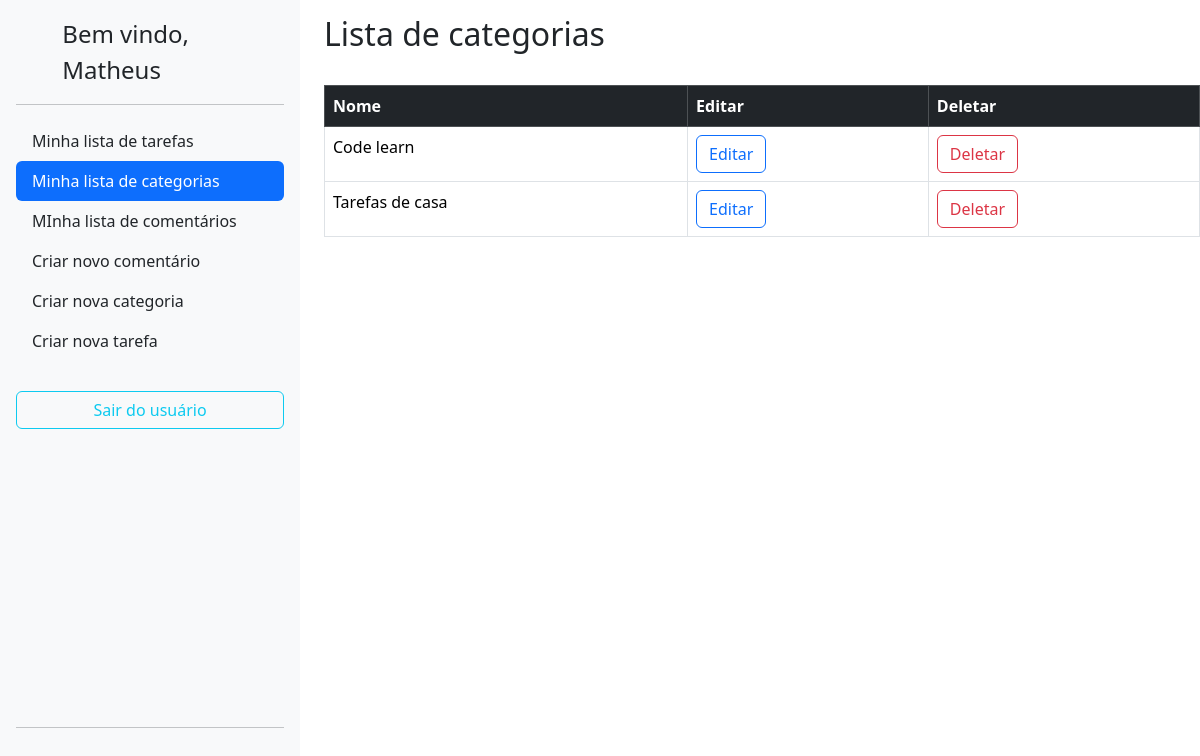
The app's page /category/ (signed in) with its own data.
### lizetest/accounts/models.py (models this page shows, shortened)
class User(AbstractBaseUser, PermissionsMixin):
	username = models.CharField(
		_('username'),
		max_length=150,
		unique=True,
		help_text=('150 caracteres ou menos. Letras, números e @/./+/-/_ apenas.'),
		error_messages={
			'unique': _("A user with that username already exists."),
		},
		null=True,
		blank=True
	)
	name = models.CharField(_('name'), max_length=100, blank=True)
	email = models.EmailField(_('email address'), unique=True)
	is_staff = models.BooleanField(
		_('staff status'),
		default=False,
		help_text=_('Designates whether the user can log into this admin site.'),
	)
	is_active = models.BooleanField(
		_('active'),
		default=True,
		help_text=_(
			'Designates whether this user should be treated as active. '
			'Unselect this instead of deleting accounts.'
		),
	)
	filtro = models.CharField(max_length=50,default='created_at')
	objects = UserManager()
	EMAIL_FIELD = 'email'
	USERNAME_FIELD = 'username'
	REQUIRED_FIELDS = ['email']
	class Meta:
		verbose_name = 'usuário'
		verbose_name_plural = 'usuários'

### lizetest/category/models.py (models this page shows, shortened)
class Category(BaseModel):
    name = models.CharField(max_length=255)
    author = models.ForeignKey(User,on_delete=models.CASCADE,blank=True)

### lizetest/category/views.py (the view)
# urls.py: path('', CategoryListView.as_view(), name='category_list'),
class CategoryListView(ListView,BaseViews):
    model = Category
    template_name = 'category_list.html'
    context_object_name = 'categorias'
    def get_queryset(self):
        return Category.objects.filter(author=self.request.user)
    def get_context_data(self, **kwargs):
        context = super().get_context_data(**kwargs)
        context['user'] = self.request.user.username
        return context

### lizetest/core/models.py (called while the page is built)
    def dispatch(self, request, *args, **kwargs):
        if not request.user.is_authenticated:
            return redirect('accounts:login')
        return super().dispatch(request, *args, **kwargs)

### lizetest/category/templates/category_list.html (shortened to what this page needs)
{% extends 'base.html' %}
  {% block content %}
  <div class="row">
    <div class="col-auto">
      {% include 'sidebar.html' %}
    </div>
    <div class="col">
      <h2 style="padding-top: 15px;">Lista de categorias</h2><br>
      <table class="table table-bordered">
        <thead>
          <tr class="table-dark">
            <th scope="col">Nome</th>
            <th scope="col">Editar</th>
            <th scope="col">Deletar</th>
          </tr>
        </thead>
        <tbody>
          {% for categoria in categorias %}
          <tr>
            <td>{{categoria.name}}</td>
            <td>
              <a href="{% url 'category:category_edit' pk=categoria.pk %}">
                <button type="button" class="btn btn-outline-primary">Editar</button>
              </a>
            </td>
            <td><a href="{% url 'category:category_delete' pk=categoria.pk %}">
              <button type="button" class="btn btn-outline-danger">Deletar</button>
            </a>
          </td>
          </tr>
          {% endfor %}
        </tbody>
      </table>
      {% endblock %}

### lizetest/core/templates/sidebar.html (shortened to what this page needs)
<div class="d-flex flex-column flex-shrink-0 p-3 bg-light" style="width:300px; height: 95vh;">
    <a href="/" class="d-flex align-items-center mb-3 mb-md-0 me-md-auto link-dark text-decoration-none">
        <svg class="bi me-2" width="40" height="32">
            <use xlink:href="#bootstrap" />
        </svg>
        <span class="fs-4">Bem vindo, {{user}}</span>
    </a>
    <hr>
    <ul class="nav nav-pills flex-column mb-auto">
        <li class="nav-item">
            <a href="{% url 'todo:task_list' %}"
                class="nav-link {% if request.resolver_match.url_name == 'task_list' %}active{% else %}link-dark{% endif %}"
                aria-current="page">
                Minha lista de tarefas
            </a>
        </li>
        <li>
            <a href="{% url 'category:category_list' %}"
                class="nav-link {% if request.resolver_match.url_name == 'category_list' %}active{% else %}link-dark{% endif %}">
                Minha lista de categorias
            </a>
        </li>
        <li>
            <a href="{% url 'comments:comments_list' %}"
                class="nav-link {% if request.resolver_match.url_name == 'comments_list' %}active{% else %}link-dark{% endif %}">
                MInha lista de comentários
            </a>
        </li>
        <li>
            <a href="{% url 'comments:comments_create' %}" class="nav-link link-dark">
                Criar novo comentário
            </a>
        </li>
        <li>
            <a href="{% url 'category:category_create' %}" class="nav-link link-dark">
                Criar nova categoria
            </a>
        </li>
        <li style="padding-bottom: 30px;">
            <a href="{% url 'todo:task_create' %}" class="nav-link link-dark">
                Criar nova tarefa
            </a>
        </li>
        <button type="button" class="btn btn-outline-info" id="btn-signout"> Sair do usuário  </button>
    </ul>
    <hr>
</div>

### records on screen
User: username "Matheus"
Category: name "Code learn"
Category: name "Tarefas de casa"
